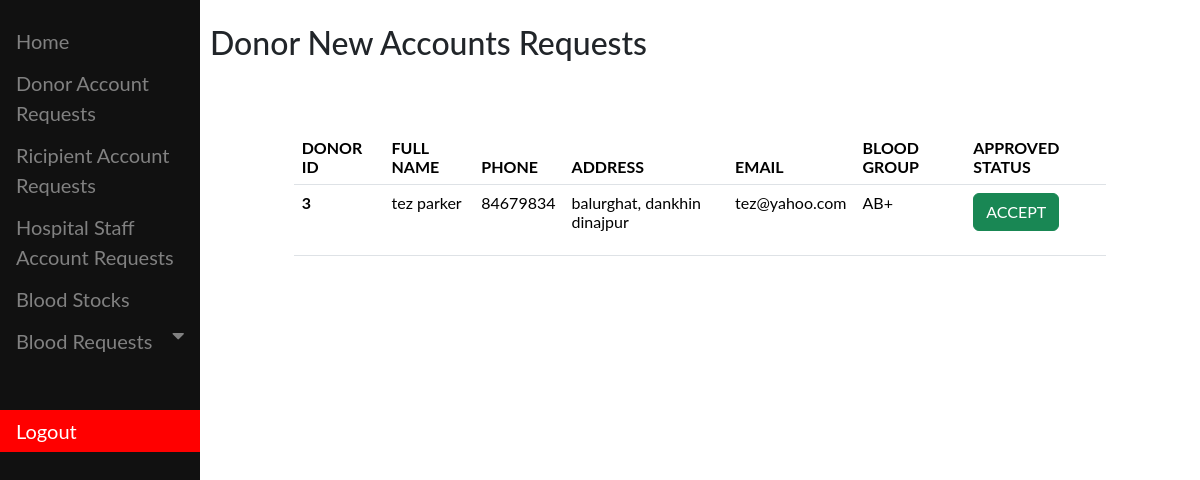
/bank_admin/donor_requets/ (signed in), run on an earlier commit of the app's database.
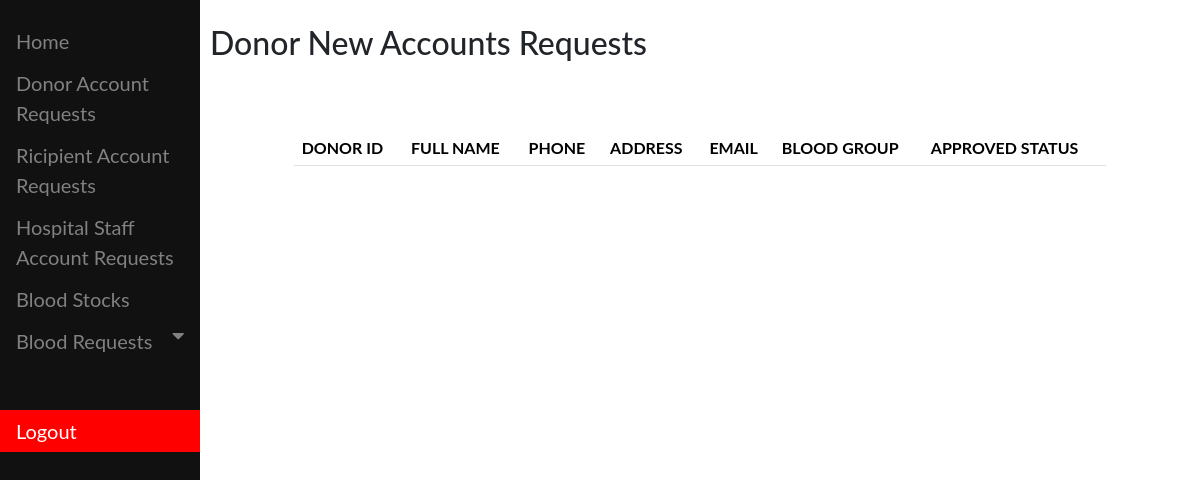
And on a later commit of the database.
### core/models.py (models this page shows, shortened)
class User(AbstractBaseUser, PermissionsMixin):
    first_name = models.CharField(max_length=15)
    last_name = models.CharField(max_length=15)
    email = models.EmailField(max_length=200, unique=True)
    address = models.TextField(null=True)
    phone = models.BigIntegerField(null=True, unique=True)
    status = models.BooleanField(default=False)
    is_donor = models.BooleanField(default=False, null=True)
    is_receipient = models.BooleanField(default=False, null=True)
    is_hospital_stff = models.BooleanField(null=True,default=False)
    blood_group = models.ForeignKey(Bloodstock, on_delete=models.CASCADE, null=True)
    is_manager = models.BooleanField(default=False, null=True)
    is_active = models.BooleanField(default=True)
    is_staff = models.BooleanField(default=False)
    is_superuser = models.BooleanField(default=False)
    objects = UserManager()
    USERNAME_FIELD = "email"
    REQUIRED_FIELDS = ["first_name", "last_name"]

class Bloodstock(models.Model):
    blood_type = models.CharField(max_length=5)
    quantity = models.IntegerField()
    def __str__(self):
        return self.blood_type

### bloodbank/views.py (the view)
# urls.py: path("donor_requets/",DonorRequestView,name="donor_new_requests"),
def DonorRequestView(request):
    user = request.user
    if user.is_authenticated:
        if user.is_superuser:
            user = User.objects.filter(is_donor=True, status=False)
            return render(
                request, "dashboard/donor_requests.html", context={"donor": user}
            )
        else:
            return HttpResponse("not an admin!")
    else:
        return redirect("/bank_admin/")

### bloodbank/templates/dashboard/donor_requests.html (shortened to what this page needs)
{% extends "base_bank.html" %}
{% block bank_sidebar %}
<div class="main">
  <h2>Donor New Accounts Requests</h2>
  <div class="row">
    <div class="col-1"></div>
    <div class="col-10">
      <br>
      <br>
        <table class="table">
            <thead>
              <tr>
                <th scope="col">DONOR ID</th>
                <th scope="col">FULL NAME</th>
                <th scope="col">PHONE</th>
                <th scope="col">ADDRESS</th>
                <th scope="col">EMAIL</th>
                <th scope="col">BLOOD GROUP</th>
                <th scope="col">APPROVED STATUS</th>
              </tr>
            </thead>
            <tbody>
                {% for x in donor %}
              <tr>
                <th scope="row">{{x.id}}</th>
                <td>{{x.first_name}} {{x.last_name}}</td>
                <td>{{x.phone}}</td>
                <td>{{x.address}}</td>
                <td>{{x.email}}</td>
                <td>{{x.blood_group}}</td>
                <td>
                  <form action="{% url 'approve_donor' %}" method="post">
                    <button type="submit" class="btn btn-success">ACCEPT</button>
                  </form>
                </td>
              </tr>
              {% endfor %}
            </tbody>
          </table>
    </div>
    <div class="col-1"></div>
</div>
</div>
{% endblock %}

What changed in the data, as far as the page shows it:
no longer on this page (row edited): User: id "3", first_name "tez", last_name "parker", phone "84679834", address "balurghat, dankhin dinajpur", email "tez@yahoo.com", blood_group "AB+"
